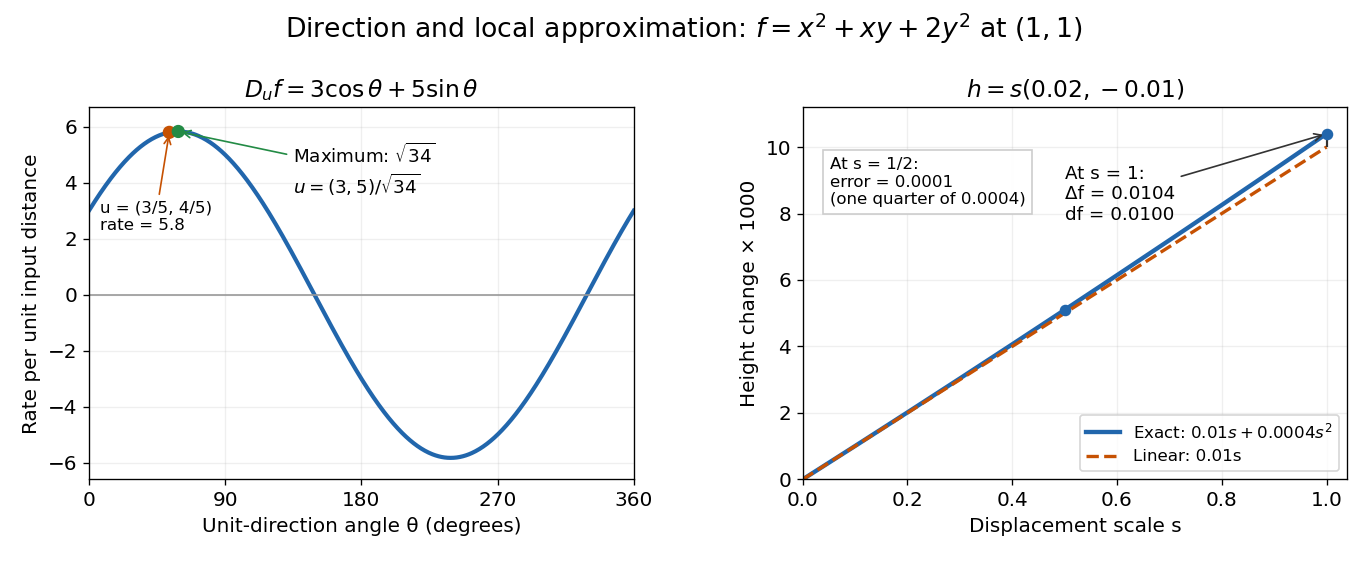

Write the Python code that produced this figure.
"""Draw directional rates and exact versus linear finite changes.

Original quadratic model, not measurements. Tested with Python 3.14,
NumPy 2.3.5 and Matplotlib 3.10.7. Output basename.png to the CWD.
"""
from pathlib import Path

import matplotlib.pyplot as plt
import numpy as np


def main():
    plt.rcParams.update({"font.size": 12, "axes.titlesize": 14})
    fig, (left, right) = plt.subplots(1, 2, figsize=(11.4, 4.7), dpi=120)
    fig.patch.set_facecolor("white")
    degrees = np.linspace(0, 360, 721)
    theta = np.deg2rad(degrees)
    rates = 3 * np.cos(theta) + 5 * np.sin(theta)
    left.plot(degrees, rates, color="#2166ac", linewidth=2.5)
    left.axhline(0, color="#999999", linewidth=1)
    peak_angle = np.rad2deg(np.arctan2(5, 3))
    sample_angle = np.rad2deg(np.arctan2(4, 3))
    left.scatter([sample_angle, peak_angle], [5.8, np.sqrt(34)],
                 color=["#c65102", "#238b45"], s=48, zorder=5)
    left.annotate("u = (3/5, 4/5)\nrate = 5.8", (sample_angle, 5.8),
                  xytext=(7, 2.3), fontsize=10,
                  arrowprops={"arrowstyle": "->", "color": "#c65102"})
    left.annotate(r"Maximum: $\sqrt{34}$" + "\n" + r"$u=(3,5)/\sqrt{34}$",
                  (peak_angle, np.sqrt(34)), xytext=(135, 3.6), fontsize=11,
                  arrowprops={"arrowstyle": "->", "color": "#238b45"})
    left.set(xlabel="Unit-direction angle θ (degrees)", ylabel="Rate per unit input distance",
             title=r"$D_u f = 3\cos\theta + 5\sin\theta$",
             xlim=(0, 360), ylim=(-6.6, 6.7), xticks=[0, 90, 180, 270, 360])
    left.grid(alpha=0.2)

    scales = np.linspace(0, 1, 201)
    exact = 0.01 * scales + 0.0004 * scales**2
    linear = 0.01 * scales
    # Milliscale output makes the small discrepancy readable without changing
    # the model: 10 means a height change of 0.010.
    right.plot(scales, 1000*exact, color="#2166ac", linewidth=2.6,
               label=r"Exact: $0.01s+0.0004s^2$")
    right.plot(scales, 1000*linear, color="#c65102", linewidth=2, linestyle="--",
               label="Linear: 0.01s")
    for s in [0.5, 1.0]:
        right.scatter([s], [1000*(0.01*s+0.0004*s*s)], color="#2166ac", s=35, zorder=5)
        right.vlines(s, 10*s, 10*s+0.4*s*s, color="#333333", linewidth=1.3)
    right.annotate("At s = 1:\nΔf = 0.0104\ndf = 0.0100", (1, 10.4),
                   xytext=(0.5, 7.8), fontsize=11,
                   arrowprops={"arrowstyle": "->", "color": "#333333"})
    right.text(0.05, 0.74, "At s = 1/2:\nerror = 0.0001\n(one quarter of 0.0004)",
               transform=right.transAxes, fontsize=10,
               bbox={"facecolor": "white", "edgecolor": "#cccccc", "alpha": 0.97})
    right.set(xlabel="Displacement scale s", ylabel="Height change × 1000",
              title=r"$h=s(0.02,-0.01)$", xlim=(0, 1.04), ylim=(0, 11.2))
    right.grid(alpha=0.2)
    right.legend(loc="lower right", fontsize=10)
    fig.suptitle(r"Direction and local approximation: $f=x^2+xy+2y^2$ at $(1,1)$", fontsize=16)
    fig.subplots_adjust(left=0.065, right=0.985, bottom=0.15, top=0.81, wspace=0.31)
    fig.savefig(Path(__file__).with_suffix(".png").name, facecolor="white", transparent=False)
    plt.close(fig)


if __name__ == "__main__":
    main()
